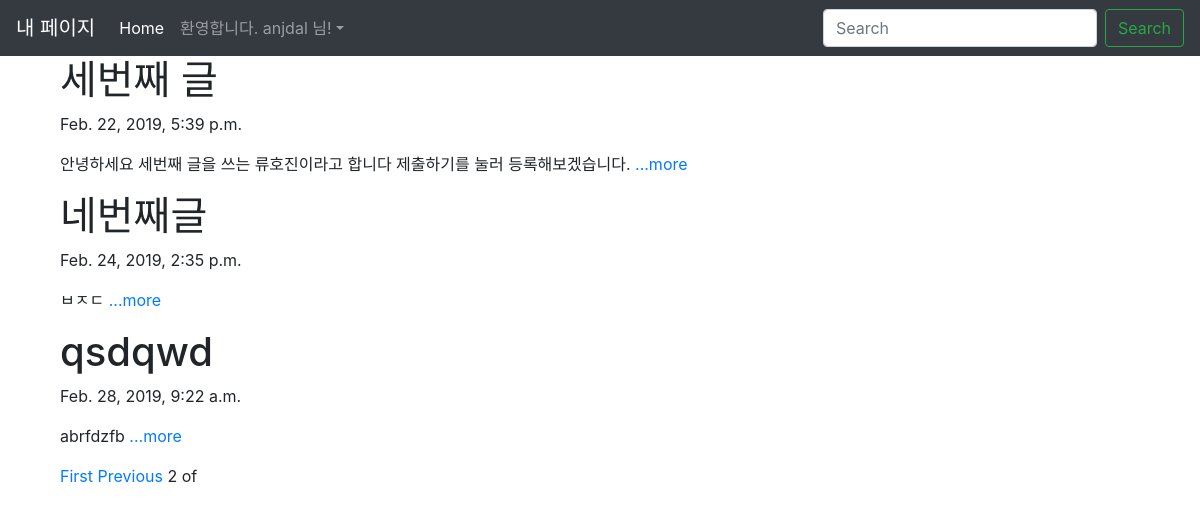
Page /?page=2 (signed in) on the committed database.
### blogapp/models.py (models this page shows, shortened)
class Blog(models.Model):
    title = models.CharField(max_length=200)
    pub_date = models.DateTimeField('date published')
    body = models.TextField()
    def summary(self):
        return self.body[:100]

### blogapp/views.py (the view)
# urls.py: 2. Add a URL to urlpatterns:  path('', views.home, name='home')
def home(request):
    blogs = Blog.objects #쿼리셋
    blog_list = Blog.objects.all()
    paginator = Paginator(blog_list,3)
    page = request.GET.get('page')
    posts = paginator.get_page(page)
    return render(request, 'home.html', {'blogs' : blogs,'posts':posts})

### blogapp/templates/home.html (shortened to what this page needs)
{% extends 'base.html' %}
{% block content %}
{% for blog in posts %}
      <div class="container">
      <h1>{{blog.title}}</h1>
      <p>{{blog.pub_date}}</p>
      <p>{{blog.summary}}<a href = "{% url 'detail' blog.id %}"> ...more</a></p>
      </div>
{%endfor%}
<div class="container">
  {%if posts.has_previous%}
  <a href="?page=1">First</a>
  <a href="?page={{posts.previous_page_number}}">Previous</a>
  {%endif%}
  <span>{{posts.number}}</span>
  <span>of</span>
</div>
{% endblock %}

### blogproject/templates/base.html (shortened to what this page needs)
<head>
    <link rel="stylesheet" href="https://stackpath.bootstrapcdn.com/bootstrap/4.3.1/css/bootstrap.min.css">
</head>
<body>
    <nav class="navbar navbar-expand-lg navbar-dark bg-dark">
        <a class="navbar-brand" href="{% url 'home' %}">내 페이지</a>
        <div class="collapse navbar-collapse" id="navbarSupportedContent">
          <ul class="navbar-nav mr-auto">
            <li class="nav-item active">
              <a class="nav-link" href="#">Home <span class="sr-only">(current)</span></a>
            </li>
            {% if user.is_authenticated %}
            <li class="nav-item dropdown">
                <a class="nav-link dropdown-toggle" id="navbarDropdown" role="button" data-toggle="dropdown"
                    aria-haspopup="true" aria-expanded="false">환영합니다. {{ user.username }} 님!</a>
            </li>
            {% endif %}
          </ul>
          <form class="form-inline my-2 my-lg-0">
            <input class="form-control mr-sm-2" type="search" placeholder="Search" aria-label="Search">
            <button class="btn btn-outline-success my-2 my-sm-0" type="submit">Search</button>
          </form>
        </div>
      </nav>
      <div class="container">
        {% block content %}
        {% endblock %}
        </div>
    </body>

### rows in the picture
Blog: title "세번째 글", pub_date "Feb. 22, 2019, 5:39 p.m.", summary "안녕하세요 세번째 글을 쓰는 류호진이라고 합니다 제출하기를 눌러 등록해보겠습니다."
Blog: title "네번째글", pub_date "Feb. 24, 2019, 2:35 p.m.", summary "ㅂㅈㄷ"
Blog: title "qsdqwd", pub_date "Feb. 28, 2019, 9:22 a.m.", summary "abrfdzfb"

### other values in the picture
{{ user.username }} "anjdal"
{{ posts.number }} "2"
